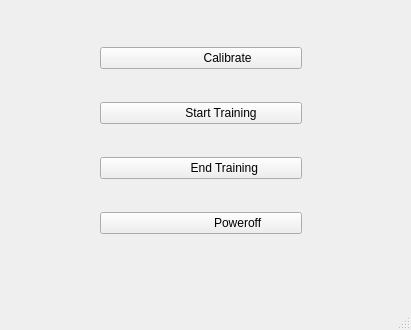
<?xml version="1.0" encoding="UTF-8"?>
<ui version="4.0">
 <class>MainWindow</class>
 <widget class="QMainWindow" name="MainWindow">
  <property name="geometry">
   <rect>
    <x>0</x>
    <y>0</y>
    <width>411</width>
    <height>330</height>
   </rect>
  </property>
  <property name="windowTitle">
   <string>MainWindow</string>
  </property>
  <widget class="QWidget" name="centralwidget">
   <widget class="QWidget" name="">
    <property name="geometry">
     <rect>
      <x>100</x>
      <y>20</y>
      <width>202</width>
      <height>244</height>
     </rect>
    </property>
    <layout class="QVBoxLayout" name="verticalLayout">
     <item>
      <widget class="QPushButton" name="pushButton">
       <property name="text">
        <string>                Calibrate</string>
       </property>
       <property name="icon">
        <iconset>
         <normaloff>img_302573.png</normaloff>img_302573.png</iconset>
       </property>
       <property name="iconSize">
        <size>
         <width>50</width>
         <height>50</height>
        </size>
       </property>
       <property name="autoDefault">
        <bool>false</bool>
       </property>
       <property name="default">
        <bool>false</bool>
       </property>
       <property name="flat">
        <bool>false</bool>
       </property>
      </widget>
     </item>
     <item>
      <widget class="QPushButton" name="pushButton_2">
       <property name="text">
        <string>            Start Training</string>
       </property>
       <property name="icon">
        <iconset>
         <normaloff>32198.png</normaloff>32198.png</iconset>
       </property>
       <property name="iconSize">
        <size>
         <width>50</width>
         <height>50</height>
        </size>
       </property>
      </widget>
     </item>
     <item>
      <widget class="QPushButton" name="pushButton_4">
       <property name="text">
        <string>              End Training</string>
       </property>
       <property name="icon">
        <iconset>
         <normaloff>end.png</normaloff>end.png</iconset>
       </property>
       <property name="iconSize">
        <size>
         <width>50</width>
         <height>50</height>
        </size>
       </property>
      </widget>
     </item>
     <item>
      <widget class="QPushButton" name="pushButton_3">
       <property name="text">
        <string>                      Poweroff</string>
       </property>
       <property name="icon">
        <iconset>
         <normaloff>Power_Button-512.png</normaloff>Power_Button-512.png</iconset>
       </property>
       <property name="iconSize">
        <size>
         <width>50</width>
         <height>50</height>
        </size>
       </property>
      </widget>
     </item>
    </layout>
   </widget>
  </widget>
  <widget class="QMenuBar" name="menubar">
   <property name="geometry">
    <rect>
     <x>0</x>
     <y>0</y>
     <width>411</width>
     <height>20</height>
    </rect>
   </property>
  </widget>
  <widget class="QStatusBar" name="statusbar"/>
 </widget>
 <resources/>
 <connections/>
</ui>
